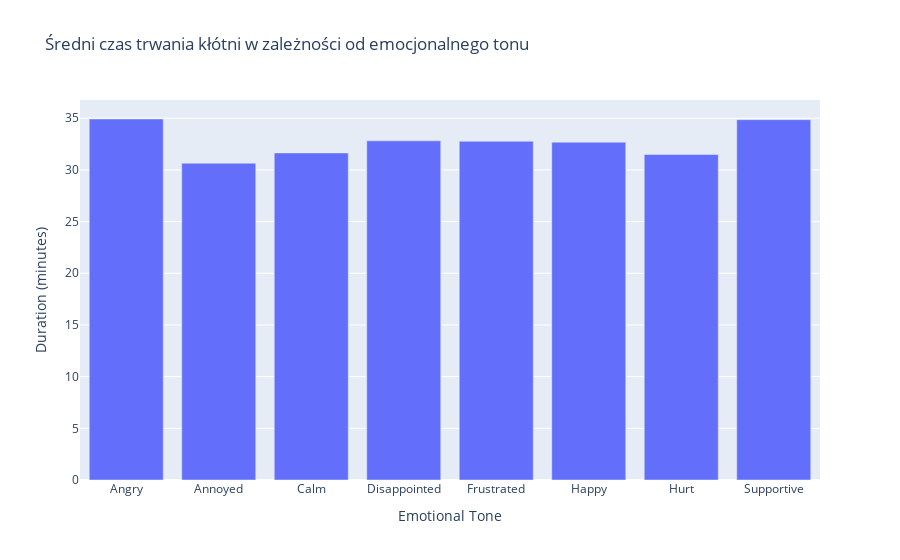

Notebook code for this chart:
### Markdown cell above
Średni czas trwania kłótni w zależności od emocjonalnego tonu

### Code cell
avg_duration_by_tone = df.groupby('Emotional Tone')['Duration (minutes)'].mean().reset_index()
fig = px.bar(avg_duration_by_tone, x='Emotional Tone', y='Duration (minutes)', title='Średni czas trwania kłótni w zależności od emocjonalnego tonu')
fig.show()

### Figure 1 — Plotly figure (JSON) as saved in the notebook; plotly's stock layout.template omitted (floating-point values rounded to 4 significant figures)
{"data": [{"alignmentgroup": "True", "hovertemplate": "Emotional Tone=%{x}<br>Duration (minutes)=%{y}<extra></extra>", "legendgroup": "", "marker": {"color": "#636efa", "pattern": {"shape": ""}}, "name": "", "offsetgroup": "", "orientation": "v", "showlegend": false, "textposition": "auto", "type": "bar", "x": ["Angry", "Annoyed", "Calm", "Disappointed", "Frustrated", "Happy", "Hurt", "Supportive"], "xaxis": "x", "y": [34.92, 30.65, 31.64, 32.81, 32.76, 32.68, 31.48, 34.86], "yaxis": "y"}], "layout": {"barmode": "relative", "legend": {"tracegroupgap": 0}, "title": {"text": "Średni czas trwania kłótni w zależności od emocjonalnego tonu"}, "xaxis": {"anchor": "y", "domain": [0, 1], "title": {"text": "Emotional Tone"}}, "yaxis": {"anchor": "x", "domain": [0, 1], "title": {"text": "Duration (minutes)"}}}}
